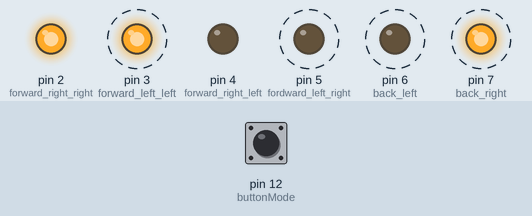
This sketch was run on a simulated Arduino Uno, built with avr-gcc and run on an emulated ATmega328P. Shown: output pins drawn as LEDs (lit = HIGH). Dashed ring = blinking. The inputs (shaded band) are chosen by the test bench; at power-on: pin 12 (buttonMode) LOW.

Above: at 0.5 s.
1.3 s: pin 12 (buttonMode) pulled HIGH for 0.25 s
4.5 s: pin 12 (buttonMode) pulled HIGH for 1 s
At 5.5 s:
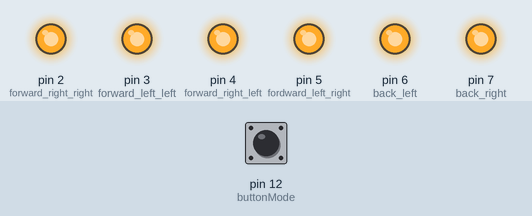
7.0 s: pin 12 (buttonMode) pulled HIGH for 0.25 s
At 8.1 s:
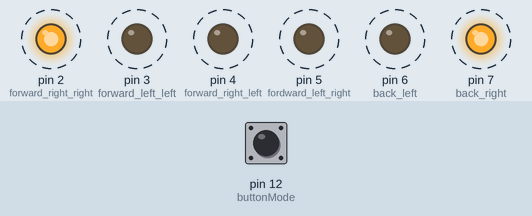
10.0 s: pin 12 (buttonMode) pulled HIGH for 3.2 s
At 10.1 s:
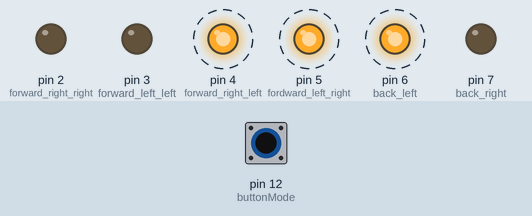
14.7 s: pin 12 (buttonMode) pulsed HIGH 5 times (0.12 s each, 0.3 s apart)
Timing chart, 0 to 19.0 s (numbered marks = the images above; inputs shaded):
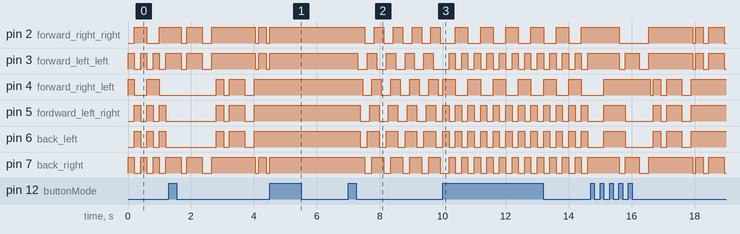

The sketch:

light_mode.ino
```cpp
int back_right = 7; // задний правий
int back_left = 6; // задний левый

int fordward_left_right = 5; // передний левый правый
int forward_right_left = 4; // передний правый левый
int forward_left_left = 3; // передний левый левый
int forward_right_right = 2; // передний правый правый

int buttonMode = 12;
int buttonModeLastState = 0;
String modes[4] = {"stroboscop", "light", "wave", "haos"};
int modesSize = sizeof(modes) / sizeof(modes[0]);
int modeIndex = 3;
String mode = modes[modeIndex];

int intervalValue = 0;

// stroboscop mode
boolean status = true; // флаг, что активна левая
boolean open = true; // флаг, включения
int interval[6]={50, 120, 90, 240, 150, 20};     // интервал включения/выключения LED
int intervalMode = 0;
int intervalModes = sizeof(interval) / sizeof(interval[0]);

//wave mode
int waveValue = 0;
int waveMax = 8;
int waveDelay = 75;

//haos mode
int haosValue = 0;
int haosMax = 4;
int haosDelay = 200;

void setup()  {
  Serial.begin(9600);
  pinMode(buttonMode, INPUT);

  // два вывода на выход
  pinMode(back_right, OUTPUT);
  pinMode(back_left, OUTPUT);
  pinMode(fordward_left_right, OUTPUT);
  pinMode(forward_right_left, OUTPUT);
  pinMode(forward_left_left, OUTPUT);
  pinMode(forward_right_right, OUTPUT);
}
void loop()  {
   int buttonModeState = digitalRead(buttonMode);
   if(buttonModeLastState != buttonModeState){
       if(buttonModeState == 1){
            modeIndex += 1;
            if(modeIndex == modesSize)
                modeIndex = 0;

            mode = modes[modeIndex];
       }
       buttonModeLastState = buttonModeState;
   }

    //Стробоскоп режим
    if(mode == "stroboscop"){
        intervalValue += 1;

        if(interval[intervalMode] == intervalValue){
            intervalValue = 0;

            if (open){// если true
                digitalWrite(status ? forward_left_left : fordward_left_right, HIGH);
                digitalWrite(status ? forward_right_right : forward_right_left, HIGH);
                digitalWrite(status ? back_right : back_left, HIGH);// если status == false то падаем на пин 3 иначе на пин 5
            }else{ // иначе
                digitalWrite(status ? forward_left_left : fordward_left_right, LOW);
                digitalWrite(status ? forward_right_right : forward_right_left, LOW);
                digitalWrite(status ? back_right : back_left, LOW);  // если status == false то падаем на пин 3 иначе на пин 5
            }
            intervalMode += 1;
            if(intervalMode == intervalModes)
                intervalMode = 0;

            delay(interval[intervalMode]);
            if (intervalMode == 5) // если последний проход по циклу
                status = !status; // передаем слово (меняем текущий пин) меняем false на true и наоборот;

            open = !open;
        }else{
            delay(1);
        }
    }else if(mode == "light"){
        digitalWrite(forward_left_left, HIGH);
        digitalWrite(fordward_left_right, HIGH);
        digitalWrite(forward_right_right, HIGH);
        digitalWrite(forward_right_left, HIGH);
        digitalWrite(back_right, HIGH);
        digitalWrite(back_left, HIGH);
        delay(1);

    }else if(mode == "wave"){

        if(waveValue == 0){
            digitalWrite(forward_left_left, HIGH);
            digitalWrite(back_left, HIGH);
        }
        if(waveValue == 1){
            digitalWrite(fordward_left_right, HIGH);
            digitalWrite(back_left, HIGH);
        }
        if(waveValue == 2){
            digitalWrite(forward_right_left, HIGH);
            digitalWrite(back_right, HIGH);
        }
        if(waveValue == 3){
            digitalWrite(forward_right_right, HIGH);
            digitalWrite(back_right, HIGH);
        }
        if(waveValue == 4){
            digitalWrite(forward_left_left, LOW);
        }
        if(waveValue == 5){
            digitalWrite(fordward_left_right, LOW);
            digitalWrite(back_left, LOW);
        }
        if(waveValue == 6){
            digitalWrite(forward_right_left, LOW);
        }
        if(waveValue == 7){
            digitalWrite(forward_right_right, LOW);
            digitalWrite(back_right, LOW);
        }

        waveValue += 1;
        if(waveValue == waveMax)
            waveValue = 0;

        delay(waveDelay);

    }else if(mode == "haos"){
        if(haosValue == 0){
            digitalWrite(forward_left_left, HIGH);
            digitalWrite(fordward_left_right, LOW);
            digitalWrite(forward_right_right, LOW);
            digitalWrite(forward_right_left, HIGH);
            digitalWrite(back_right, HIGH);
            digitalWrite(back_left, LOW);
        }
        if(haosValue == 1){
            digitalWrite(forward_left_left, LOW);
            digitalWrite(fordward_left_right, HIGH);
            digitalWrite(forward_right_right, HIGH);
            digitalWrite(forward_right_left, LOW);
            digitalWrite(back_right, LOW);
            digitalWrite(back_left, HIGH);
        }
        if(haosValue == 2){
            digitalWrite(forward_left_left, HIGH);
            digitalWrite(fordward_left_right, LOW);
            digitalWrite(forward_right_right, HIGH);
            digitalWrite(forward_right_left, LOW);
            digitalWrite(back_right, HIGH);
            digitalWrite(back_left, LOW);
        }
        if(haosValue == 3){
            digitalWrite(forward_left_left, LOW);
            digitalWrite(fordward_left_right, HIGH);
            digitalWrite(forward_right_right, LOW);
            digitalWrite(forward_right_left, HIGH);
            digitalWrite(back_right, LOW);
            digitalWrite(back_left, HIGH);
        }

        haosValue += 1;
        if(haosValue == haosMax)
            haosValue = 0;

        delay(haosDelay);

    }

}
```

Measured:
- after the input at 4.5 s, pin 4 (forward_right_left), pin 5 (fordward_left_right), pin 6 (back_left): stops changing and stays HIGH
- after the input at 7.0 s, pin 2 (forward_right_right): alternates HIGH for 0.30 s and LOW for 0.30 s, starting after 0.53 s; pin 3 (forward_left_left): alternates HIGH for 0.30 s and LOW for 0.30 s, starting after 0.30 s
- after the input at 10.0 s, pin 2 (forward_right_right): alternates HIGH for 0.40 s and LOW for 0.40 s, starting after 0.40 s; pin 3 (forward_left_left): alternates HIGH for 0.20 s and LOW for 0.20 s, starting after 0.20 s
